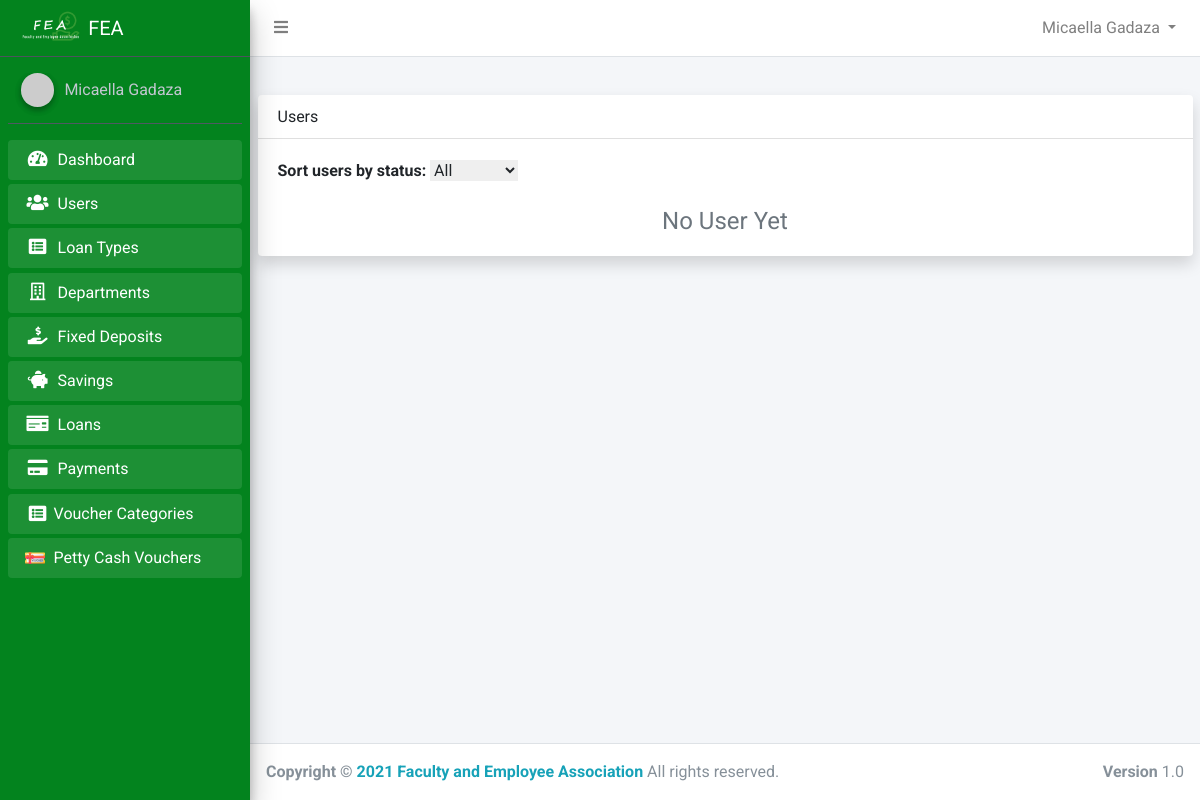
/admin/declined_memberships.php (signed in), run on an earlier commit of the app's database.
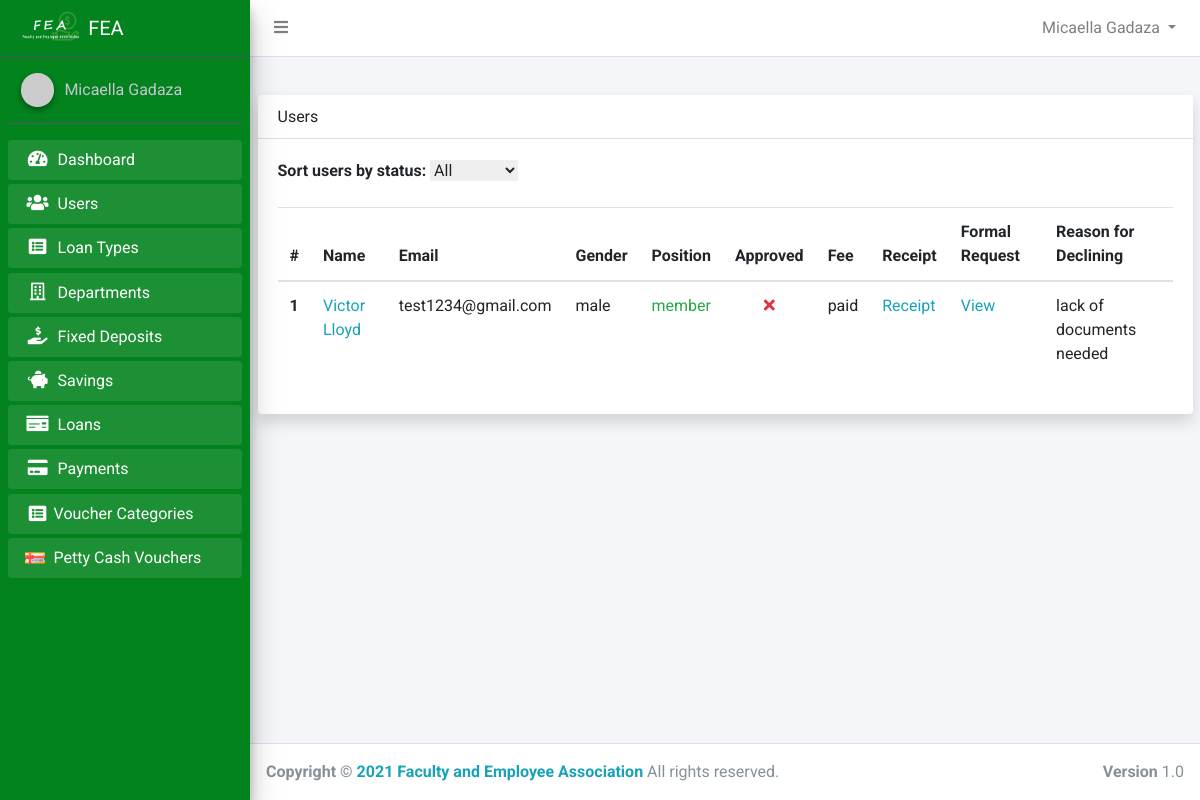
And on a later commit of the database.
### tables this page shows
CREATE TABLE `users` (
  `id` int(11) NOT NULL,
  `account_number` varchar(50) NOT NULL,
  `firstname` varchar(50) NOT NULL,
  `middlename` varchar(50) NOT NULL,
  `lastname` varchar(50) NOT NULL,
  `home_address` varchar(255) NOT NULL,
  `permanent_address` varchar(255) NOT NULL,
  `gender` varchar(50) NOT NULL,
  `birth_date` varchar(255) DEFAULT NULL,
  `contact_number` varchar(50) NOT NULL,
  `email` varchar(50) NOT NULL,
  `password` varchar(50) NOT NULL,
  `position_id` int(11) DEFAULT NULL,
  `sg` int(11) NOT NULL,
  `employment_status` varchar(50) NOT NULL,
  `department_id` int(11) NOT NULL,
  `name_of_spouse` varchar(100) NOT NULL,
  `fathers_name` varchar(100) NOT NULL,
  `mothers_maiden_name` varchar(50) NOT NULL,
  `beneficiary` varchar(255) NOT NULL,
  `paid_membership` tinyint(1) NOT NULL DEFAULT 0,
  `active` tinyint(1) NOT NULL DEFAULT 0,
  `reason1` text DEFAULT NULL,
  `reason2` text DEFAULT NULL,
  `reason3` text DEFAULT NULL,
  `approved_by_m1` int(11) DEFAULT NULL,
  `approved_by_m2` int(11) DEFAULT NULL,
  `approved_by_m3` int(11) DEFAULT NULL,
  `approved_by_president` tinyint(1) NOT NULL DEFAULT 0,
  `reason_for_decline` text DEFAULT NULL,
  `created_at` timestamp NOT NULL DEFAULT current_timestamp()
);

CREATE TABLE `positions` (
  `id` int(11) NOT NULL,
  `name` varchar(50) NOT NULL
);

### app/config/config.php (called while the page is built, shortened)
<?php
class Connection
{
    public $conn;
    public function __construct()
    {
        try {
            $dsn = 'mysql:host=' . HOST . ';dbname=' . DB_NAME;
            $this->conn = new PDO($dsn, USERNAME, PASSWORD);
            $this->conn->setAttribute(PDO::ATTR_DEFAULT_FETCH_MODE, PDO::FETCH_OBJ);
            $this->conn->setAttribute(PDO::ATTR_EMULATE_PREPARES, false);
        } catch (PDOException $e) {
            echo "Error!: " . $e->getMessage() . "<br/>";
            die();
        }
        return $this->conn;
    }
}

### app/controllers/admin/UserController.php (called while the page is built, shortened)
<?php
class AdminUser extends Connection
{
    public function getDeclinedMemberships()
    {
        $sql = "SELECT * FROM users WHERE reason_for_decline IS NOT NULL";
        $stmt = $this->conn->query($sql);
        $users = $stmt->fetchAll();
        return $users;
    }
    public function checkIfActiveMembershipCommitteeHasApproved($id)
    {
        $user_id = $_SESSION['id'];
        $sql = "SELECT * FROM users WHERE (approved_by_m1=$user_id OR approved_by_m2=$user_id OR approved_by_m3=$user_id) AND id=$id";
        $stmt =  $this->conn->query($sql);
        return $stmt->rowCount();
    }
    public function getPosition($id)
    {
        $sql = "SELECT * FROM positions WHERE id=:id";
        $stmt = $this->conn->prepare($sql);
        $stmt->execute(['id' => $id]);
        $position = $stmt->fetch();
        if ($position->name) {
            return $position->name;
        }
    }
}

### admin/declined_memberships.php (the view, shortened to what the changed rows need)
<?php
require_once  '../app/includes/admin/header.php';
$adminUser = new AdminUser();
$users = $adminUser->getDeclinedMemberships();
?>
<div class="container">
    <div class="card shadow">
        <div class="card-body">
            <div class="table-responsive">
                <form action="<?php echo $_SERVER['PHP_SELF'] ?>" method="POST" class="ml-auto" id="sort-form">
                    <div class="form-group">
                    </div>
                </form>
                <?php if ($users) : ?>
                    <table class="table" id="myTable">
                        <thead>
                            <tr>
                                <th scope="col">#</th>
                                <th scope="col">Name</th>
                                <th scope="col">Email</th>
                                <th scope="col">Gender</th>
                                <th scope="col">Position</th>
                                <th scope="col">Approved</th>
                                <th scope="col">Fee</th>
                                <th scope="col">Receipt</th>
                                <th scope="col">Formal Request</th>
                                <th scope="col">Reason for Declining</th>
                            </tr>
                        </thead>
                        <tbody>
                            <?php foreach ($users as $key => $singleUser) : ?>
                                <tr class="align-items-center">
                                    <th scope="row"><?php echo $key + 1 ?></th>
                                    <td><a class="text-info" href="admin_user_detail.php?id=<?php echo $singleUser->id ?>"><?php echo ucfirst($singleUser->firstname) . ' ' . ucfirst($singleUser->lastname) ?></a></td>
                                    <td><?php echo $singleUser->email ?></td>
                                    <td><?php echo $singleUser->gender ?></td>
                                    <td>
                                        <span class="<?php echo ($adminUser->getPosition($singleUser->position_id) != 'customer') ? 'text-success' : 'text-secondary' ?> ">
                                            <?php echo $adminUser->getPosition($singleUser->position_id) ?>
                                        </span>
                                    </td>
                                    <td class="text-center">
                                        <?php if ($adminUser->checkIfActiveMembershipCommitteeHasApproved($singleUser->id) != 0) : ?>
                                            <i class="fas fa-check text-success"></i>
                                        <?php else : ?>
                                            <i class="fas fa-times text-danger"></i>
                                        <?php endif ?>
                                    </td>
                                    <td><?php echo ($singleUser->paid_membership) ? 'paid' : 'not paid' ?></td>
                                    <td><a href="membership_receipt.php?id=<?php echo $singleUser->id ?>" class="text-info">Receipt</a></td>
                                    <td><a href="membership_request.php?id=<?php echo $singleUser->id ?>" class="text-info">View</a></td>
                                    <td>
                                        <?php echo $singleUser->reason_for_decline ?>
                                    </td>
                                </tr>
                            <?php endforeach; ?>
                        </tbody>
                    </table>
                <?php else : ?>
                    <h2 class="text-secondary text-center">No User Yet</h2>
                <?php endif; ?>
            </div>
        </div>
    </div>
</div>
</div>
<?php require_once BASE . '/app/includes/admin/footer.php' ?>

### app/includes/admin/header.php (shortened to what the changed rows need)
<!DOCTYPE html>
<html lang="en">
<head>
    <link rel="stylesheet" href="https://cdnjs.cloudflare.com/ajax/libs/font-awesome/5.15.2/css/all.min.css">
    <link rel="stylesheet" href="../assets/admin/css/adminlte.min.css">
    <link rel="stylesheet" href="../assets/admin/css/OverlayScrollbars.min.css">
    <link rel="stylesheet" href="https://cdn.jsdelivr.net/npm/bootstrap-select@1.13.14/dist/css/bootstrap-select.min.css">
    <link rel="stylesheet" href="../assets/css/bootstrap-select.min.css">
    <link rel="stylesheet" href="../assets/admin/css/admin.css?id=<?php time(); ?>">
    <link href="https://unpkg.com/tailwindcss@^2/dist/tailwind.min.css" rel="stylesheet">
    <link rel="stylesheet" href="//cdn.datatables.net/1.10.24/css/jquery.dataTables.min.css">
    <link rel="stylesheet" href="https://cdn.datatables.net/buttons/1.7.0/css/buttons.dataTables.min.css">
</head>
<body class="hold-transition sidebar-mini layout-fixed">
    <div class="wrapper">
        <aside class="main-sidebar sidebar-dark-primary elevation-4">
            <a href="../index.php" class="brand-link d-flex align-items-center">
                <img src="../assets/img/logo_light.png" alt="FEA" class="brand-image">
                <span class="brand-text">FEA</span>
            </a>
        </aside>
        <div class="content-wrapper">

What changed in the data, as far as the page shows it:
added users: firstname "Victor", lastname "Lloyd", email "test1234@gmail.com", gender "male", position.name "member", paid_membership "paid", reason_for_decline "lack of documents needed"
Also different on the page:
text no longer shown: "No User Yet"
text now shown: "# Name Email Gender Position Approved Fee Receipt Formal Request Reason for Declining"
